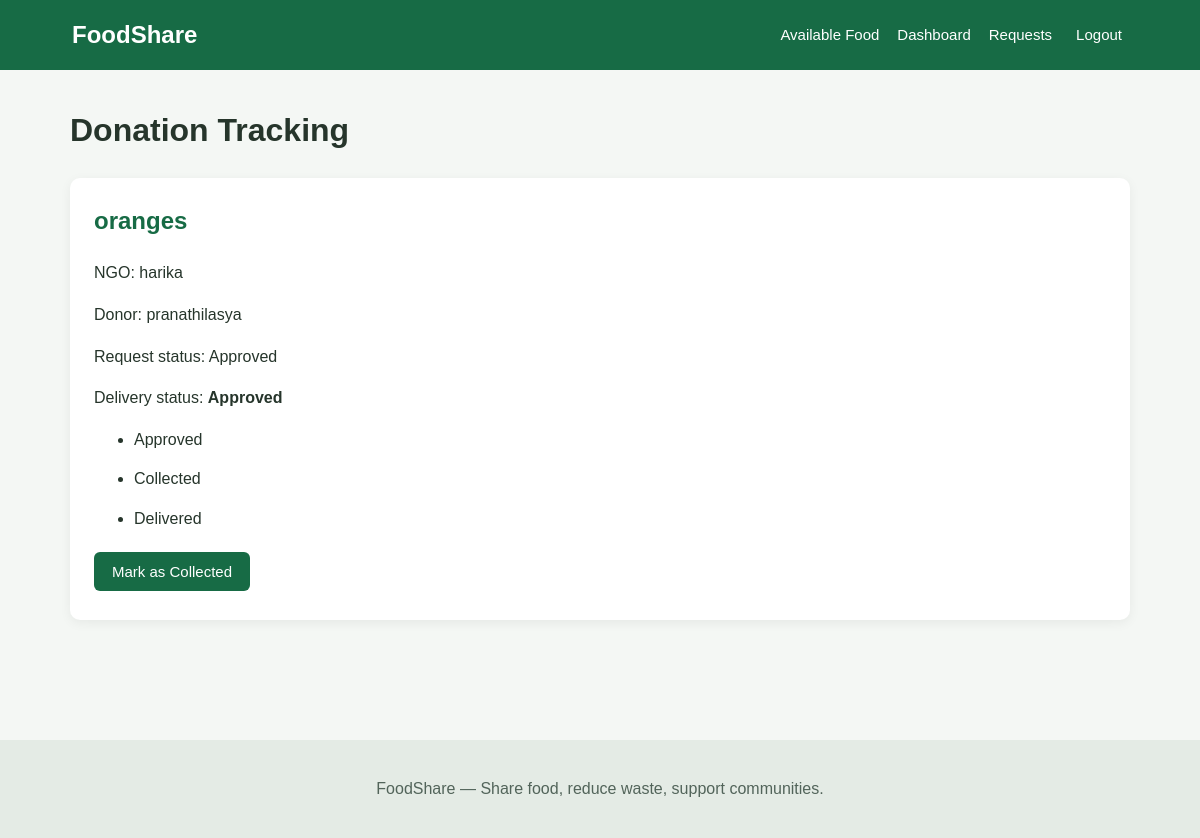
Screenshot of /tracking/3/ (signed in) with the database file from the repository.
### donations/models.py (models this page shows, shortened)
class DonationRequest(models.Model):
    STATUS_CHOICES = [
        ("pending", "Pending"),
        ("approved", "Approved"),
        ("rejected", "Rejected"),
        ("collected", "Collected"),
        ("delivered", "Delivered"),
    ]
    food = models.ForeignKey(
        FoodDonation,
        on_delete=models.CASCADE,
        related_name="requests",
    )
    ngo = models.ForeignKey(
        settings.AUTH_USER_MODEL,
        on_delete=models.CASCADE,
        related_name="donation_requests",
    )
    requested_at = models.DateTimeField(auto_now_add=True)
    status = models.CharField(
        max_length=10,
        choices=STATUS_CHOICES,
        default="pending",
    )
    class Meta:
        constraints = [
            models.UniqueConstraint(
                fields=["food", "ngo"],
                name="unique_food_request_per_ngo",
            )
        ]

class FoodDonation(models.Model):
    STATUS_CHOICES = [
        ("available", "Available"),
        ("requested", "Requested"),
        ("approved", "Approved"),
        ("collected", "Collected"),
        ("delivered", "Delivered"),
    ]
    donor = models.ForeignKey(
        settings.AUTH_USER_MODEL,
        on_delete=models.CASCADE,
        related_name="food_donations",
    )
    food_name = models.CharField(max_length=150)
    description = models.TextField()
    quantity = models.PositiveIntegerField(
        help_text="Quantity in servings"
    )
    pickup_location = models.CharField(max_length=255)
    safe_until = models.DateTimeField(
        help_text="Latest safe-consumption date and time"
    )
    created_at = models.DateTimeField(auto_now_add=True)
    status = models.CharField(
        max_length=12,
        choices=STATUS_CHOICES,
        default="available",
    )

### accounts/models.py (models this page shows, shortened)
class User(AbstractUser):
    ROLE_CHOICES = [
        ("donor", "Donor"),
        ("ngo", "NGO"),
    ]
    role = models.CharField(
        max_length=10,
        choices=ROLE_CHOICES,
        default="donor",
    )

### tracking/models.py (models this page shows, shortened)
class DeliveryTracking(models.Model):
    STATUS_CHOICES = [
        ("approved", "Approved"),
        ("collected", "Collected"),
        ("delivered", "Delivered"),
    ]
    donation_request = models.OneToOneField(
        "donations.DonationRequest",
        on_delete=models.CASCADE,
        related_name="tracking",
    )
    status = models.CharField(
        max_length=12,
        choices=STATUS_CHOICES,
        default="approved",
    )
    collected_at = models.DateTimeField(null=True, blank=True)
    delivered_at = models.DateTimeField(null=True, blank=True)
    updated_at = models.DateTimeField(auto_now=True)

### tracking/views.py (the view)
# urls.py: path("<int:pk>/", views.track_donation, name="track_donation"),
@login_required
def track_donation(request, pk):
    donation_request = get_object_or_404(
        DonationRequest.objects.select_related("food", "ngo", "food__donor"),
        pk=pk,
    )
    if request.user.pk not in (
        donation_request.ngo_id,
        donation_request.food.donor_id,
    ):
        messages.error(request, "You cannot view this donation's tracking.")
        return redirect("dashboard")
    tracking = DeliveryTracking.objects.filter(
        donation_request=donation_request
    ).first()
    return render(
        request,
        "tracking/track_donation.html",
        {
            "donation_request": donation_request,
            "tracking": tracking,
        },
    )

### templates/tracking/track_donation.html (shortened to what this page needs)
{% extends "base.html" %}
{% block content %}
<h1>Donation Tracking</h1>
<div class="card">
    <h2>{{ donation_request.food.food_name }}</h2>
    <p>NGO: {{ donation_request.ngo.username }}</p>
    <p>Donor: {{ donation_request.food.donor.username }}</p>
    <p>Request status: {{ donation_request.get_status_display }}</p>
    {% if tracking %}
        <p>Delivery status: <strong>{{ tracking.get_status_display }}</strong></p>
        <ul class="timeline">
            <li>Approved</li>
            <li>
                Collected
            </li>
            <li>
                Delivered
            </li>
        </ul>
        {% if user.role == "ngo" and tracking.status == "approved" %}
            <form method="post" action="{% url 'update_tracking' donation_request.pk %}">
                <button class="button" type="submit">Mark as Collected</button>
            </form>
        {% elif user.role == "ngo" and tracking.status == "collected" %}
            <form method="post" action="{% url 'update_tracking' donation_request.pk %}">
                {% csrf_token %}
                <input type="hidden" name="status" value="delivered">
                <button class="button" type="submit">Mark as Delivered</button>
            </form>
        {% endif %}
    {% else %}
        <p>Tracking will be available once the donor approves the request.</p>
    {% endif %}
</div>
{% endblock %}

### static/css/style.css (style rules this page uses)
* { box-sizing: border-box; }
body { margin: 0; font-family: Arial, sans-serif; background: #f4f7f4; color: #26352b; line-height: 1.6; }
.button { display: inline-block; padding: 11px 18px; background: #176b45; color: white; border: none; border-radius: 6px; text-decoration: none; cursor: pointer; font-size: 15px; margin: 5px 4px 5px 0; }
.card, .form-card { background: white; padding: 24px; border-radius: 10px; box-shadow: 0 3px 12px rgba(0, 0, 0, 0.06); overflow-wrap: anywhere; }
.card h2, .card h3 { color: #176b45; margin-top: 0; }
.timeline li { margin: 14px 0; }

### rows the page displays
DonationRequest: food.food_name "oranges", ngo.username "harika", food.donor.username "pranathilasya", status "Approved"
DeliveryTracking: status "Approved"
